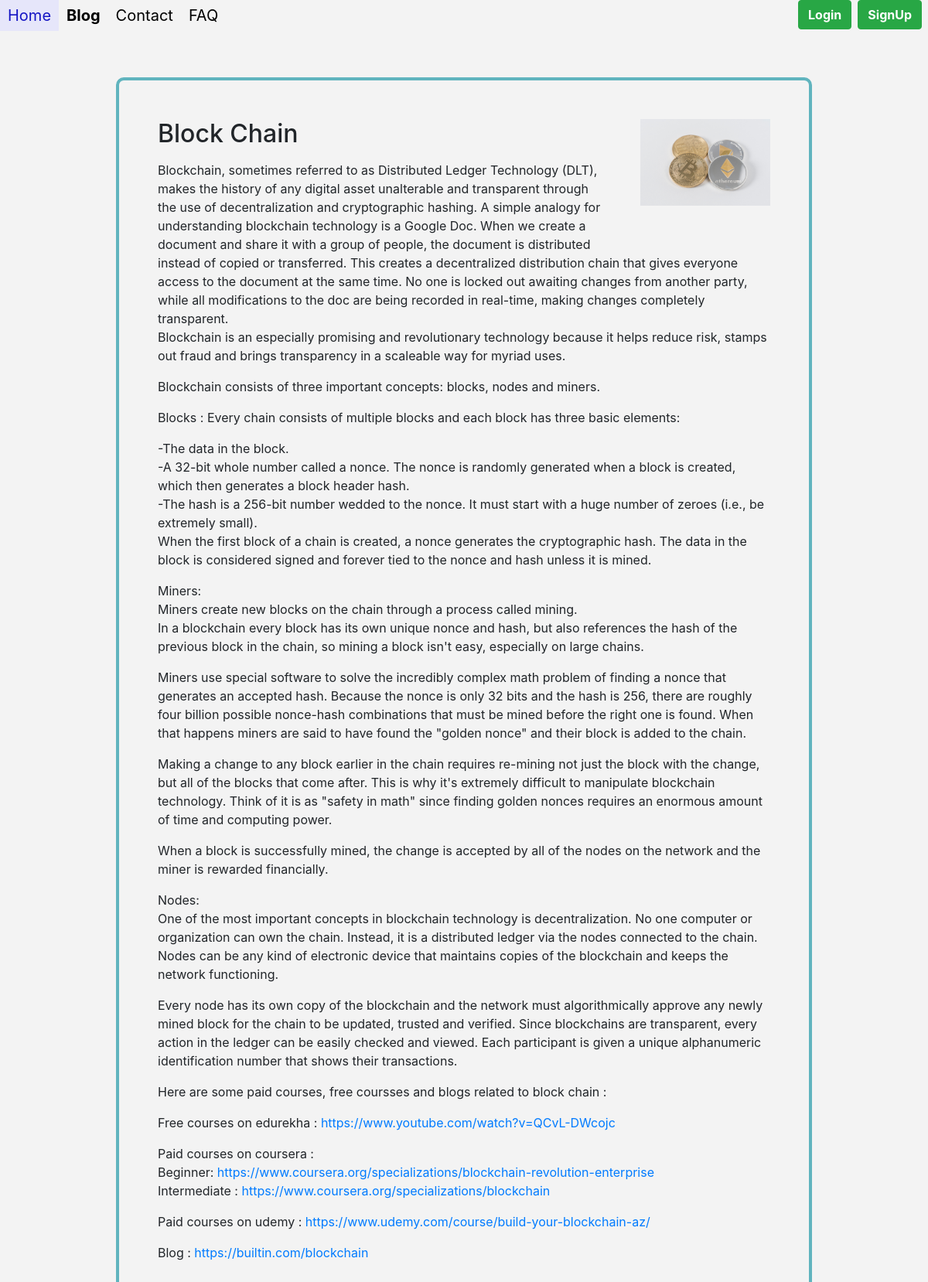
/blog/block_chain, run on the app's committed database.
### app/models.py (models this page shows, shortened)
class Post(models.Model):
    sno = models.AutoField(primary_key=True)
    title = models.CharField(max_length=255)
    image = models.ImageField(upload_to='app/images')
    content = models.TextField()
    slug = models.CharField(max_length=130)

### app/views.py (the view)
# urls.py: path('blog/<str:slug>', views.blogpost_view, name='blogpost'),
def blogpost_view(request, slug):
    post = Post.objects.filter(slug=slug).first()
    context = {
        'post': post
    }
    return render(request, 'app/blogpost.html', context)

### app/templates/app/blogpost.html (shortened to what this page needs)
{% extends 'app/base.html' %} {% load static %}  {% block blogactive %}active{% endblock blogactive %}
{% block content %}
<body class="post">
<div id="blogpost">
  <div>
    <img src="{{post.image.url}}" align="right" />
  </div>
  <div id ="content">
    <h2>{{post.title}}</h2>
    <p>{{post.content|urlize|linebreaks}}</p>
  </div>
</div>
</body>
{% endblock content %}

### staticfiles/css/style.css (style rules this page uses)
body { padding-top: 50px; }
body.post { background-color: rgb(243, 243, 243); }
body #blogpost { box-sizing: border-box; border: 4px solid hsl(186, 42%, 56%); border-radius: 10px; margin: 50px 150px; float: center; }
body #blogpost div img { padding: 50px; width: 30%; }
body #blogpost div#content { padding: 50px; }

### data on the page
Post: image (picture), title "Block Chain", content "Blockchain, sometimes referred to as Distributed Ledger Technology (DLT), makes the history of any digital asset unalterable and transparent through the use of decentralization and cryptographic hashing. A simple analogy for understanding blockchain technology is a Google Doc. When we create a document and share it with a group of people, the document is distributed instead of copied or transferred. This creates a decentralized distribution chain that gives everyone access to the document at the same time. No one is locked out awaiting changes from another party, while all modifications to the doc are being recorded in real-time, making changes completely transparent. Blockchain is an…"
